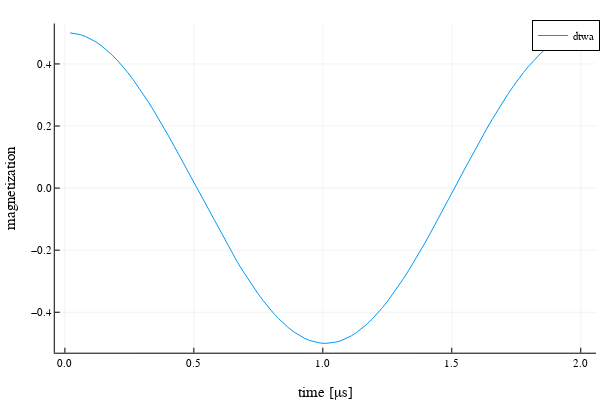

Write notebook code for a chart like this one.
### Code cell
plot(times[2:end], 0.5 * sol[2:end, 1], label="dtwa")
xaxis!("time [μs]")
yaxis!("magnetization")

### Figure 1 — Plotly figure (JSON) as saved in the notebook; plotly's stock layout.template omitted (floating-point values rounded to 4 significant figures)
{"data": [{"colorbar": {"title": ""}, "legendgroup": "dtwa", "line": {"color": "rgba(0, 154, 250, 1.000)", "dash": "solid", "shape": "linear", "width": 1}, "mode": "lines", "name": "dtwa", "showlegend": true, "type": "scatter", "x": [0.0202, 0.0404, 0.06061, 0.08081, 0.101, 0.1212, 0.1414, 0.1616, 0.1818, 0.202, 0.2222, 0.2424, 0.2626, 0.2828, 0.303, 0.3232, 0.3434, 0.3636, 0.3838, 0.404, 0.4242, 0.4444, 0.4646, 0.4848, 0.5051, 0.5253, 0.5455, 0.5657, 0.5859, 0.6061, 0.6263, 0.6465, 0.6667, 0.6869, 0.7071, 0.7273, 0.7475, 0.7677, 0.7879, 0.8081, 0.8283, 0.8485, 0.8687, 0.8889, 0.9091, 0.9293, 0.9495, 0.9697, 0.9899, 1.01, 1.03, 1.051, 1.071, 1.091, 1.111, 1.131, 1.152, 1.172, 1.192, 1.212, 1.232, 1.253, 1.273, 1.293, 1.313, 1.333, 1.354, 1.374, 1.394, 1.414, 1.434, 1.455, 1.475, 1.495, 1.515, 1.535, 1.556, 1.576, 1.596, 1.616, 1.636, 1.657, 1.677, 1.697, 1.717, 1.737, 1.758, 1.778, 1.798, 1.818, 1.838, 1.859, 1.879, 1.899, 1.919, 1.939, 1.96, 1.98, 2], "xaxis": "x", "y": [0.5001, 0.4981, 0.4942, 0.4882, 0.4803, 0.4705, 0.4588, 0.4452, 0.4298, 0.4127, 0.3939, 0.3736, 0.3517, 0.3285, 0.3039, 0.2781, 0.2511, 0.2232, 0.1943, 0.1647, 0.1344, 0.1036, 0.07231, 0.04077, 0.009064, -0.02268, -0.05433, -0.08577, -0.1169, -0.1475, -0.1775, -0.2068, -0.2353, -0.2628, -0.2893, -0.3146, -0.3386, -0.3613, -0.3825, -0.4022, -0.4203, -0.4366, -0.4512, -0.464, -0.475, -0.484, -0.491, -0.4961, -0.4992, -0.5003, -0.4994, -0.4964, -0.4915, -0.4845, -0.4757, -0.4649, -0.4522, -0.4377, -0.4215, -0.4035, -0.384, -0.3628, -0.3403, -0.3163, -0.2911, -0.2647, -0.2373, -0.2089, -0.1796, -0.1496, -0.119, -0.08797, -0.05655, -0.02491, 0.006839, 0.03855, 0.07011, 0.1014, 0.1323, 0.1626, 0.1923, 0.2212, 0.2492, 0.2762, 0.3021, 0.3268, 0.3502, 0.3722, 0.3926, 0.4115, 0.4287, 0.4442, 0.4579, 0.4698, 0.4797, 0.4878, 0.4939, 0.4979, 0.5], "yaxis": "y", "zmax": null, "zmin": null}], "layout": {"annotations": [], "height": 400, "legend": {"bgcolor": "rgba(255, 255, 255, 1.000)", "bordercolor": "rgba(0, 0, 0, 1.000)", "borderwidth": 1, "font": {"color": "rgba(0, 0, 0, 1.000)", "family": "sans-serif", "size": 11}, "title": {"font": {"color": "rgba(0, 0, 0, 1.000)", "family": "sans-serif", "size": 15}, "text": ""}, "tracegroupgap": 0, "traceorder": "normal", "x": 1, "xanchor": "auto", "y": 1, "yanchor": "auto"}, "margin": {"b": 20, "l": 0, "r": 0, "t": 20}, "paper_bgcolor": "rgba(255, 255, 255, 1.000)", "plot_bgcolor": "rgba(255, 255, 255, 1.000)", "showlegend": true, "width": 600, "xaxis": {"anchor": "y", "domain": [0.09128, 0.9934], "gridcolor": "rgba(0, 0, 0, 0.100)", "gridwidth": 0.5, "linecolor": "rgba(0, 0, 0, 1.000)", "mirror": false, "range": [-0.03919, 2.059], "showgrid": true, "showline": true, "showticklabels": true, "tickangle": 0, "tickcolor": "rgb(0, 0, 0)", "tickfont": {"color": "rgba(0, 0, 0, 1.000)", "family": "sans-serif", "size": 11}, "tickmode": "array", "ticks": "inside", "ticktext": ["0.0", "0.5", "1.0", "1.5", "2.0"], "tickvals": [0, 0.5, 1, 1.5, 2], "title": "time [μs]", "titlefont": {"color": "rgba(0, 0, 0, 1.000)", "family": "sans-serif", "size": 15}, "type": "-", "visible": true, "zeroline": false, "zerolinecolor": "rgba(0, 0, 0, 1.000)"}, "yaxis": {"anchor": "x", "domain": [0.07581, 0.9902], "gridcolor": "rgba(0, 0, 0, 0.100)", "gridwidth": 0.5, "linecolor": "rgba(0, 0, 0, 1.000)", "mirror": false, "range": [-0.5303, 0.5301], "showgrid": true, "showline": true, "showticklabels": true, "tickangle": 0, "tickcolor": "rgb(0, 0, 0)", "tickfont": {"color": "rgba(0, 0, 0, 1.000)", "family": "sans-serif", "size": 11}, "tickmode": "array", "ticks": "inside", "ticktext": ["−0.4", "−0.2", "0.0", "0.2", "0.4"], "tickvals": [-0.4, -0.2, 0, 0.2, 0.4], "title": "magnetization", "titlefont": {"color": "rgba(0, 0, 0, 1.000)", "family": "sans-serif", "size": 15}, "type": "-", "visible": true, "zeroline": false, "zerolinecolor": "rgba(0, 0, 0, 1.000)"}}}
